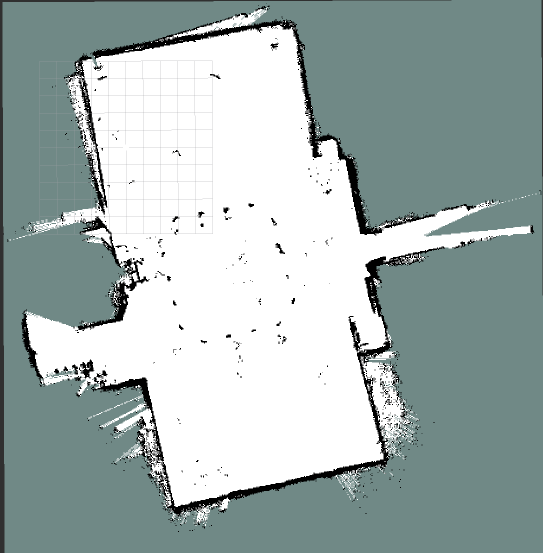
#> input picture Final_Visualisations/Map_of_R1_Hall.png, 1086 x 1105 px (shown at 1/2 size)
$ python Maps_Final.py
#> lines starting #> are read from the running program, lines starting #| are printed output that depends on the picture; after the words box and inside, x2 and y2 are one past the last pixel; in counts of white or black regions, pixels touching at a corner belong together
import pandas as pd
import numpy as np
import matplotlib.pyplot as plt
from scipy.interpolate import griddata
from PIL import Image
from scipy.ndimage import zoom

print("="*70)
print("SINR Prediction Visualization: All Models")
print("="*70)

# ========== STEP 1: Load data ==========
print("\n[1/8] Loading data...")
map_path = "Map_of_R1_Hall.png"
img = Image.open(map_path)
#> img is the input picture: PIL image 1086x1105 RGBA; mean R, G, B, A 162.5, 176.5, 174.9, 255
img_array = np.array(img)
img_h, img_w = img_array.shape[0], img_array.shape[1]
#> img_h = 1105; img_w = 1086
print(f"  ✓ Map size: {img_w} x {img_h} pixels")
#|   ✓ Map size: 1086 x 1105 pixels

# Define training and test points directly (in pixel coordinates)
train_points_pixel = np.array([
    [562, 918],
    [725, 891],
    [534, 838],
    [344, 731],
    [670, 705],
    [372, 705],
    [589, 625],
    [317, 572],
    [725, 492],
    [779, 492],
    [833, 466],
    [317, 439],
    [534, 412],
    [426, 412],
    [290, 386],
    [670, 359],
    [426, 333],
    [589, 306],
    [263, 253],
    [236, 146],
    [534, 120],
    [507, 731],
    [426, 918],
    [344, 173],
    [589, 545],
    [507, 226],
    [426, 120],
    [643, 811],
    [344, 838],
    [372, 253]
])


test_points_pixel = np.array([
    [372, 466], [670, 492], [507, 545], [589, 705], [426, 811],
    [507, 918], [290, 625], [290, 173], [507, 173], [426, 306]
])

train_points_pixel_neel = np.array([
    [568, 923],
    [712, 883],
    [544, 844],
    [352, 743],
    [676, 718],
    [372, 696],
    [599, 633],
    [321, 574],
    [724, 497],
    [782, 482],
    [838, 470],
    [326, 448],
    [535, 407],
    [427, 408],
    [282, 396],
    [679, 370],
    [436, 328],
    [577, 301],
    [257, 257],
    [227, 159],
    [539, 113]
])


print(f"  ✓ Training points: {len(train_points_pixel)}")
print(f"  ✓ Test points: {len(test_points_pixel)}")

H, W = 40, 40

# Extract pixel coordinates
train_pixel_x = train_points_pixel[:, 0]
train_pixel_y = train_points_pixel[:, 1]
test_pixel_x = test_points_pixel[:, 0]
test_pixel_y = test_points_pixel[:, 1]
train_pixel_x_neel = train_points_pixel_neel[:, 0]
train_pixel_y_neel = train_points_pixel_neel[:, 1]
# ========== STEP 2: Load prediction grids for all models ==========
print("\n[2/8] Loading prediction grids...")

grid_x_coords, grid_y_coords = np.meshgrid(np.arange(W), np.arange(H))

# ========== XGBoost Training (3-column format: grid_x, grid_y, predicted_sinr) ==========
try:
    df_xgb_train = pd.read_csv("xgboost_train_sinr.txt")
    # Already in 3-column format
    print(f"  ✓ Loaded XGBoost Training: {len(df_xgb_train)} predictions (3-column format)")
except FileNotFoundError:
    try:
        df_xgb_train = pd.read_csv("xgboost_sinr.txt")
        print(f"  ✓ Loaded XGBoost Training (alt): {len(df_xgb_train)} predictions")
    except:
        print("  ✗ XGBoost training data not found!")
        df_xgb_train = None

# ========== XGBoost Test (40x40 grid format) ==========
try:
    df_xgb_test = pd.read_csv("xgboost_results_test.csv", header=None).values
    df_xgb_test = np.where(df_xgb_test == 0, np.nan, df_xgb_test)
    df_xgb_test_formatted = pd.DataFrame({
        'grid_x': grid_x_coords.flatten(),
        'grid_y': grid_y_coords.flatten(),
        'predicted_sinr': df_xgb_test.flatten()
    }).dropna()
    print(f"  ✓ Loaded XGBoost Test: {len(df_xgb_test_formatted)} predictions (40x40 format)")
except FileNotFoundError:
    print("  ✗ xgboost_results_test.csv not found!")
    df_xgb_test_formatted = None

# ========== GPR Training (3-column format: grid_x, grid_y, predicted_sinr) ==========
try:
    df_gpr_train_formatted = pd.read_csv("gpr_train.csv")
    # Already in 3-column format
    print(f"  ✓ Loaded GPR Training: {len(df_gpr_train_formatted)} predictions (3-column format)")
except FileNotFoundError:
    try:
        df_gpr_train_formatted = pd.read_csv("gpr_prediction_grid.csv")
        print(f"  ✓ Loaded GPR Training (alt): {len(df_gpr_train_formatted)} predictions")
    except:
        print("  ✗ GPR training data not found!")
        df_gpr_train_formatted = None

# ========== GPR Test (40x40 grid format) ==========
try:
    df_gpr_test = pd.read_csv("GPR_test_results.csv", header=None).values
    df_gpr_test = np.where(df_gpr_test == 0, np.nan, df_gpr_test)
    df_gpr_test_formatted = pd.DataFrame({
        'grid_x': grid_x_coords.flatten(),
        'grid_y': grid_y_coords.flatten(),
        'predicted_sinr': df_gpr_test.flatten()
    }).dropna()
    print(f"  ✓ Loaded GPR Test: {len(df_gpr_test_formatted)} predictions (40x40 format)")
except FileNotFoundError:
    print("  ✗ GPR_test_results.csv not found!")
    df_gpr_test_formatted = None

# ========== CVAE Train Mean (40x40 grid format) ==========
try:
    cvae_train_mu = pd.read_csv("cvae_train_mu.csv", header=None).values
    cvae_train_mu = np.where(cvae_train_mu == 0, np.nan, cvae_train_mu)
    df_cvae_train_mu = pd.DataFrame({
        'grid_x': grid_x_coords.flatten(),
        'grid_y': grid_y_coords.flatten(),
        'predicted_sinr': cvae_train_mu.flatten()
    }).dropna()
    print(f"  ✓ Loaded CVAE Train Mean: {len(df_cvae_train_mu)} predictions (40x40 format)")
except FileNotFoundError:
    print("  ✗ cvae_train_mu.csv not found!")
    df_cvae_train_mu = None

# ========== CVAE Train Std (40x40 grid format) ==========
try:
    cvae_train_std = pd.read_csv("cvae_train_std.csv", header=None).values
    cvae_train_std = np.where(cvae_train_std == 0, np.nan, cvae_train_std)
    df_cvae_train_std = pd.DataFrame({
        'grid_x': grid_x_coords.flatten(),
        'grid_y': grid_y_coords.flatten(),
        'predicted_sinr': cvae_train_std.flatten()
    }).dropna()
    print(f"  ✓ Loaded CVAE Train Std: {len(df_cvae_train_std)} predictions (40x40 format)")
except FileNotFoundError:
    print("  ✗ cvae_train_std.csv not found!")
    df_cvae_train_std = None

# ========== CVAE Test Mean (40x40 grid format) ==========
try:
    cvae_test_mu = pd.read_csv("cvae_test_mu.csv", header=None).values
    cvae_test_mu = np.where(cvae_test_mu == 0, np.nan, cvae_test_mu)
    df_cvae_test_mu = pd.DataFrame({
        'grid_x': grid_x_coords.flatten(),
        'grid_y': grid_y_coords.flatten(),
        'predicted_sinr': cvae_test_mu.flatten()
    }).dropna()
    print(f"  ✓ Loaded CVAE Test Mean: {len(df_cvae_test_mu)} predictions (40x40 format)")
except FileNotFoundError:
    print("  ✗ cvae_test_mu.csv not found!")
    df_cvae_test_mu = None

# ========== CVAE Test Std (40x40 grid format) ==========
try:
    cvae_test_std = pd.read_csv("cvae_test_std.csv", header=None).values
    cvae_test_std = np.where(cvae_test_std == 0, np.nan, cvae_test_std)
    df_cvae_test_std = pd.DataFrame({
        'grid_x': grid_x_coords.flatten(),
        'grid_y': grid_y_coords.flatten(),
        'predicted_sinr': cvae_test_std.flatten()
    }).dropna()
    print(f"  ✓ Loaded CVAE Test Std: {len(df_cvae_test_std)} predictions (40x40 format)")
except FileNotFoundError:
    print("  ✗ cvae_test_std.csv not found!")
    df_cvae_test_std = None

# ========== NEEL Mean (40x40 grid format) ==========
try:
    neel_mu = pd.read_csv("mu_grid_neel.csv", header=None).values
    neel_mu = np.where(neel_mu == 0, np.nan, neel_mu)
    df_neel_mu = pd.DataFrame({
        'grid_x': grid_x_coords.flatten(),
        'grid_y': grid_y_coords.flatten(),
        'predicted_sinr': neel_mu.flatten()
    }).dropna()
    print(f"  ✓ Loaded NEEL Mean: {len(df_neel_mu)} predictions (40x40 format)")
except FileNotFoundError:
    print("  ✗ mu_grid_neel.csv not found!")
    df_neel_mu = None

# ========== NEEL Std (40x40 grid format) ==========
try:
    neel_std = pd.read_csv("std_grid_neel.csv", header=None).values
    neel_std = np.where(neel_std == 0, np.nan, neel_std)
    df_neel_std = pd.DataFrame({
        'grid_x': grid_x_coords.flatten(),
        'grid_y': grid_y_coords.flatten(),
        'predicted_sinr': neel_std.flatten()
    }).dropna()
    print(f"  ✓ Loaded NEEL Std: {len(df_neel_std)} predictions (40x40 format)")
except FileNotFoundError:
    print("  ✗ std_grid_neel.csv not found!")
    df_neel_std = None

# ========== STEP 3: Create mask for walkable areas ==========
print("\n[3/8] Creating walkable area mask...")
if len(img_array.shape) == 3:
    img_gray = np.mean(img_array, axis=2)
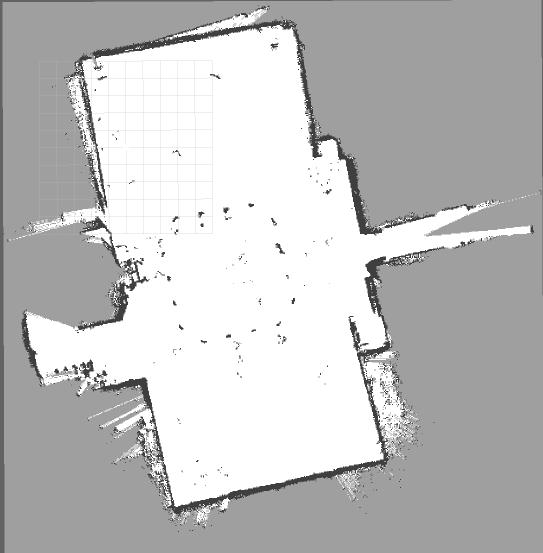
#> img_gray: shape (1105, 1086) float64 (shown at 1/2 size); min 63.75, max 255, mean 192.2
else:
    img_gray = img_array

walkable_mask = img_gray > 200
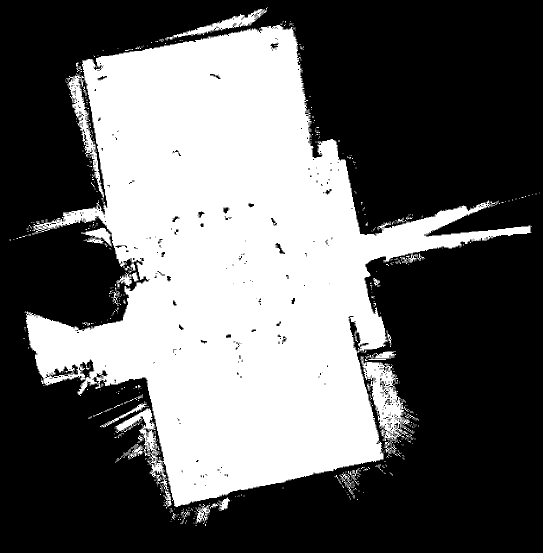
#> walkable_mask: shape (1105, 1086) bool (shown at 1/2 size); 39% white; 505 white regions (451 under 20 px), largest, box (x1, y1, x2, y2) and area: (49, 50, 1063, 1014) 446946, (721, 713, 820, 913) 6857, (133, 149, 208, 396) 3392
print(f"  ✓ Walkable area: {np.sum(walkable_mask)} pixels ({100*np.sum(walkable_mask)/(img_h*img_w):.1f}%)")
#|   ✓ Walkable area: 467871 pixels (39.0%)

# ========== STEP 4: Generate 40x40 grid points map ==========
print("\n[4/8] Generating 40×40 grid reference map...")

# Calculate grid point positions in pixels
grid_points_x = []
grid_points_y = []
for i in range(H):
    for j in range(W):
        pixel_x = (j / (W - 1)) * (img_w - 1)
        pixel_y = (i / (H - 1)) * (img_h - 1)
        grid_points_x.append(pixel_x)
        grid_points_y.append(pixel_y)
#> after the loop, grid_points_y = 1600 values from 0 to 1104

fig, ax = plt.subplots(figsize=(16, 16), dpi=150)
ax.imshow(img_array, extent=[0, img_w, img_h, 0], aspect='auto', alpha=1.0)

# Plot 40×40 grid as tiny dots
ax.scatter(grid_points_x, grid_points_y,
           s=5, c='gray', alpha=0.3, label='40×40 Grid Points', zorder=5)

# Plot test points as X marks
ax.scatter(test_pixel_x, test_pixel_y,
           s=150, c='red', marker='x', linewidths=2,
           label='Test Points (n=10)', zorder=10)

ax.set_title("Test Locations",
             fontsize=18, weight='bold', pad=20)
ax.set_xlabel("X Position (pixels)", fontsize=13)
ax.set_ylabel("Y Position (pixels)", fontsize=13)
ax.set_xlim(0, img_w)
ax.set_ylim(img_h, 0)
ax.legend(loc='upper right', fontsize=12)
ax.grid(False)

plt.savefig("test_map.png", dpi=300, bbox_inches='tight', facecolor='white')
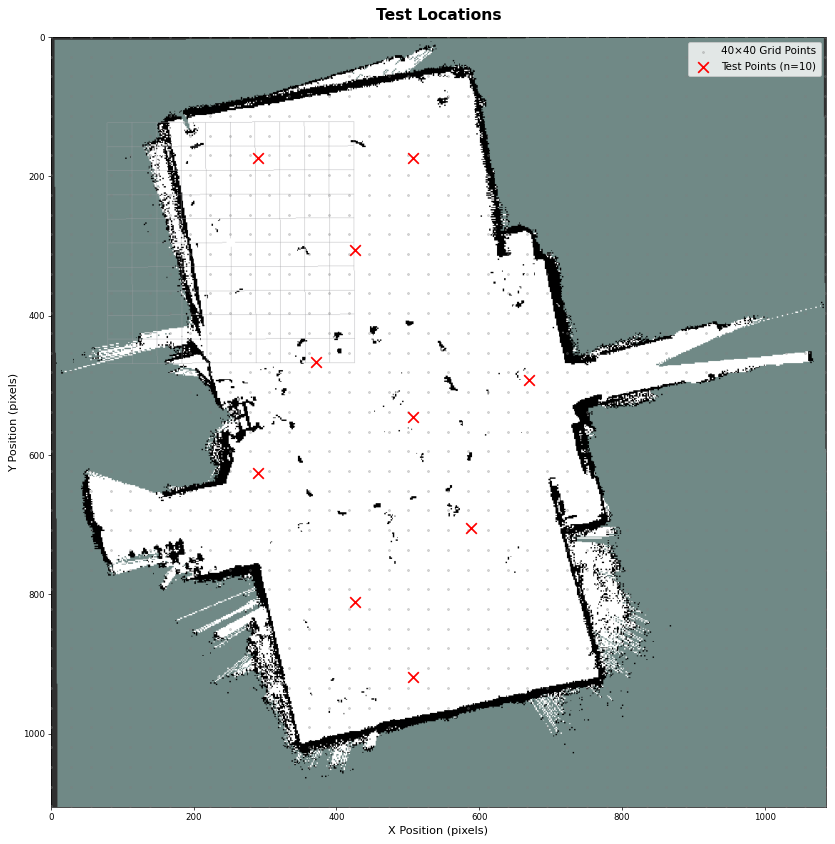
#> figure drawn by matplotlib, 1 panel
print(f"  ✓ Saved: test_map.png")
plt.close()

# ========== STEP 5: Convert grid coordinates to pixel coordinates ==========
print("\n[5/8] Converting grid to pixel coordinates...")

def add_pixel_coords(df):
    if df is not None and isinstance(df, pd.DataFrame):
        if 'grid_x' in df.columns and 'pixel_x' not in df.columns:
            df['pixel_x'] = (df['grid_x'] / (W - 1)) * (img_w - 1)
            df['pixel_y'] = (df['grid_y'] / (H - 1)) * (img_h - 1)
    return df

df_xgb_train = add_pixel_coords(df_xgb_train)
df_xgb_test_formatted = add_pixel_coords(df_xgb_test_formatted)
df_gpr_train_formatted = add_pixel_coords(df_gpr_train_formatted)
df_gpr_test_formatted = add_pixel_coords(df_gpr_test_formatted)
df_cvae_train_mu = add_pixel_coords(df_cvae_train_mu)
df_cvae_train_std = add_pixel_coords(df_cvae_train_std)
df_cvae_test_mu = add_pixel_coords(df_cvae_test_mu)
df_cvae_test_std = add_pixel_coords(df_cvae_test_std)
df_neel_mu = add_pixel_coords(df_neel_mu)
df_neel_std = add_pixel_coords(df_neel_std)

print("  ✓ Pixel coordinates added")

# ========== STEP 6: Create interpolation function ==========
print("\n[6/8] Creating interpolation function...")

def create_interpolated_map(df, img_w, img_h):

    if df is None:
        return None

    if not isinstance(df, pd.DataFrame):
        return None

    if 'pixel_x' not in df.columns or len(df) == 0:
        return None

    dense_x = np.linspace(0, img_w - 1, img_w * 2)
    dense_y = np.linspace(0, img_h - 1, img_h * 2)
    grid_x, grid_y = np.meshgrid(dense_x, dense_y)

    points = np.column_stack((df['pixel_x'].values, df['pixel_y'].values))
    values = df['predicted_sinr'].values

    sinr_interpolated = griddata(
        points,
        values,
        (grid_x, grid_y),
        method='cubic',
        fill_value=np.nan
    )
    return sinr_interpolated

# Create interpolated maps
print("  Creating interpolated maps...")
sinr_xgb_train = create_interpolated_map(df_xgb_train, img_w, img_h)
sinr_xgb_test = create_interpolated_map(df_xgb_test_formatted, img_w, img_h)
sinr_gpr_train = create_interpolated_map(df_gpr_train_formatted, img_w, img_h)
sinr_gpr_test = create_interpolated_map(df_gpr_test_formatted, img_w, img_h)
sinr_cvae_train_mu = create_interpolated_map(df_cvae_train_mu, img_w, img_h)
sinr_cvae_train_std = create_interpolated_map(df_cvae_train_std, img_w, img_h)
sinr_cvae_test_mu = create_interpolated_map(df_cvae_test_mu, img_w, img_h)
sinr_cvae_test_std = create_interpolated_map(df_cvae_test_std, img_w, img_h)
sinr_neel_mu = create_interpolated_map(df_neel_mu, img_w, img_h)
sinr_neel_std = create_interpolated_map(df_neel_std, img_w, img_h)

print("  ✓ Interpolation complete")

# ========== STEP 7: Apply walkable area mask ==========
print("\n[7/8] Applying walkable area mask...")

def apply_mask(sinr_map, walkable_mask):
    if sinr_map is None:
        return None
    zoom_factor_y = sinr_map.shape[0] / walkable_mask.shape[0]
    zoom_factor_x = sinr_map.shape[1] / walkable_mask.shape[1]
    walkable_mask_resized = zoom(walkable_mask.astype(float), (zoom_factor_y, zoom_factor_x), order=1) > 0.5
    return np.where(walkable_mask_resized, sinr_map, np.nan)

sinr_xgb_train_masked = apply_mask(sinr_xgb_train, walkable_mask)
sinr_xgb_test_masked = apply_mask(sinr_xgb_test, walkable_mask)
sinr_gpr_train_masked = apply_mask(sinr_gpr_train, walkable_mask)
sinr_gpr_test_masked = apply_mask(sinr_gpr_test, walkable_mask)
sinr_cvae_train_mu_masked = apply_mask(sinr_cvae_train_mu, walkable_mask)
sinr_cvae_train_std_masked = apply_mask(sinr_cvae_train_std, walkable_mask)
sinr_cvae_test_mu_masked = apply_mask(sinr_cvae_test_mu, walkable_mask)
sinr_cvae_test_std_masked = apply_mask(sinr_cvae_test_std, walkable_mask)
sinr_neel_mu_masked = apply_mask(sinr_neel_mu, walkable_mask)
sinr_neel_std_masked = apply_mask(sinr_neel_std, walkable_mask)

print("  ✓ Masks applied")

# ========== STEP 8: Visualization function ==========
print("\n[8/8] Generating visualizations...")

def create_visualization(sinr_masked, title, filename, points_x, points_y, point_label, vmin=None, vmax=None, cmap=None):
    """Create visualization with specified measurement points"""
    if sinr_masked is None:
        print(f"  ⊘ Skipped: {filename} (no data)")
        return
 # If vmin or vmax are not provided, compute defaults
    vmin = np.nanmin(sinr_masked) if vmin is None else vmin
    vmax = np.nanmax(sinr_masked) if vmax is None else vmax
    cmap='viridis' if cmap is None else cmap

    fig, ax = plt.subplots(figsize=(16, 16), dpi=150)

    ax.imshow(img_array, extent=[0, img_w, img_h, 0], aspect='auto', alpha=1.0)

    im = ax.imshow(
        sinr_masked,
        cmap=cmap,
        origin='upper',
        extent=[0, img_w, img_h, 0],
        alpha=0.85,
        interpolation='hamming',
        vmin=vmin,
        vmax=vmax
    )

    # Add measurement points as tiny circles
    ax.scatter(points_x, points_y,
               s=80, facecolors='none', edgecolors='red', linewidths=2,
               label=point_label, zorder=10)

    cbar = plt.colorbar(im, ax=ax, fraction=0.046, pad=0.04)
    cbar.set_label("Predicted SINR (dB)", fontsize=13, weight='bold')
    cbar.ax.tick_params(labelsize=11)

    ax.set_title(title, fontsize=18, weight='bold', pad=20)
    ax.set_xlabel("X Position (pixels)", fontsize=13)
    ax.set_ylabel("Y Position (pixels)", fontsize=13)
    ax.set_xlim(0, img_w)
    ax.set_ylim(img_h, 0)
    ax.legend(loc='upper right', fontsize=12)
    ax.grid(False)

    plt.savefig(filename, dpi=300, bbox_inches='tight', facecolor='white')
    print(f"  ✓ Saved: {filename}")
    plt.close()

# Generate all visualizations
"""
# XGBoost - Prediction Grid (30 training points)
create_visualization(sinr_xgb_train_masked,
                    "XGBoost - Prediction Grid",
                    "XGBoost_train.png",
                    train_pixel_x, train_pixel_y,
                    f"Training Points (n=30)")

# XGBoost - Test Grid (10 test points)
create_visualization(sinr_xgb_test_masked,
                    "XGBoost - Test Grid",
                    "XGBoost_test.png",
                    test_pixel_x, test_pixel_y,
                    f"Test Points (n=10)")
                    """
# CVAE Mean - Test Grid (10 test points)
create_visualization(sinr_cvae_test_mu_masked,
                    "CVAE Mean - Test Grid",
                    "CVAE_Mean_test.png",
                    test_pixel_x, test_pixel_y,
                    f"Test Points (n=10)", vmin=24, vmax=30)

# CVAE Std - Test Grid (10 test points)
create_visualization(sinr_cvae_test_std_masked,
                    "CVAE Std - Test Grid",
                    "CVAE_Std_test.png",
                    test_pixel_x, test_pixel_y,
                    f"Test Points (n=10)",vmin=0, vmax=1.8, cmap='magma' )


# CVAE Mean - Prediction Grid (30 training points)
create_visualization(sinr_cvae_train_mu_masked,
                    "CVAE Mean - Prediction Grid",
                    "CVAE_Mean_train.png",
                    train_pixel_x, train_pixel_y,
                    f"Training Points (n=30)",vmin=24, vmax=30)

# CVAE Std - Prediction Grid (30 training points)
create_visualization(sinr_cvae_train_std_masked,
                    "CVAE Std - Prediction Grid",
                    "CVAE_Std_train.png",
                    train_pixel_x, train_pixel_y,
                    f"Training Points (n=30)", cmap='magma')

# GPR - Prediction Grid (30 training points)
create_visualization(sinr_gpr_train_masked,
                    "GPR - Prediction Grid",
                    "GPR_train.png",
                    train_pixel_x, train_pixel_y,
                    f"Training Points (n=30)")

# GPR - Test Grid (10 test points)
create_visualization(sinr_gpr_test_masked,
                    "GPR - Test Grid",
                    "GPR_test.png",
                    test_pixel_x, test_pixel_y,
                    f"Test Points (n=10)")


# NEEL Mean - Prediction Grid (30 points)
create_visualization(sinr_neel_mu_masked,
                    "NEEL Mean - Prediction Grid",
                    "NEEL_Mean_train.png",
                    train_pixel_x_neel, train_pixel_y_neel,
                    f"Training Points ", vmin=16, vmax=32, cmap='YlOrRd')

# NEEL Std - Prediction Grid (30 points)
create_visualization(sinr_neel_std_masked,
                    "NEEL Std - Prediction Grid",
                    "NEEL_Std_train.png",
                    train_pixel_x_neel, train_pixel_y_neel,
                    f"Training Points ", cmap='YlOrRd')

# ========== Summary ==========
print("\n" + "="*70)
print("All visualizations created successfully!")
print("="*70)
print("\nFiles created:")
print("  0. test_map.png - 40×40 grid reference + test locations")
print("\nPrediction Grid visualizations (30 training points):")
print("  1. XGBoost_train.png")
print("  2. GPR_train.png")
print("  3. CVAE_Mean_train.png")
print("  4. CVAE_Std_train.png")
print("  5. NEEL_Mean_train.png")
print("  6. NEEL_Std_train.png")
print("\nTest Grid visualizations (10 test points):")
print("  7. XGBoost_test.png")
print("  8. GPR_test.png")
print("  9. CVAE_Mean_test.png")
print("  10. CVAE_Std_test.png")
print(f"\nData statistics:")
print(f"  - Training points: {len(train_points_pixel)}")
print(f"  - Test points: {len(test_points_pixel)}")
print(f"  - Grid resolution: 40×40 = 1600 points")
print(f"  - Walkable area: {np.sum(walkable_mask)} pixels ({100*np.sum(walkable_mask)/(img_h*img_w):.1f}%)")
#|   - Walkable area: 467871 pixels (39.0%)
